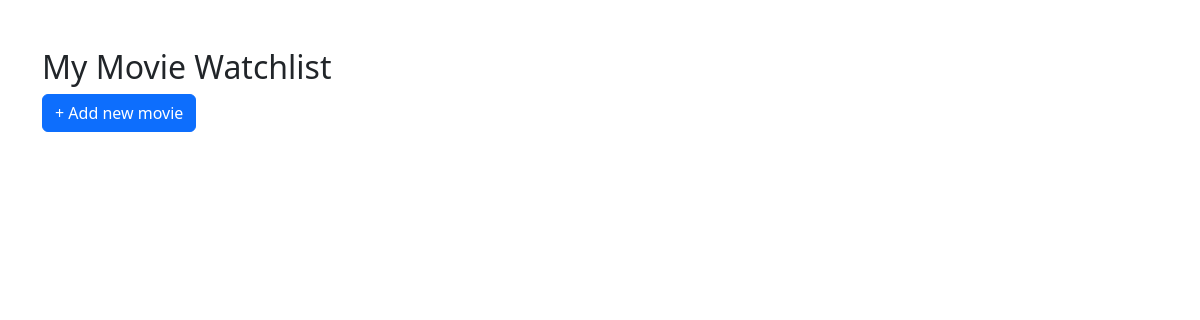
Before: /movies with the older database file.
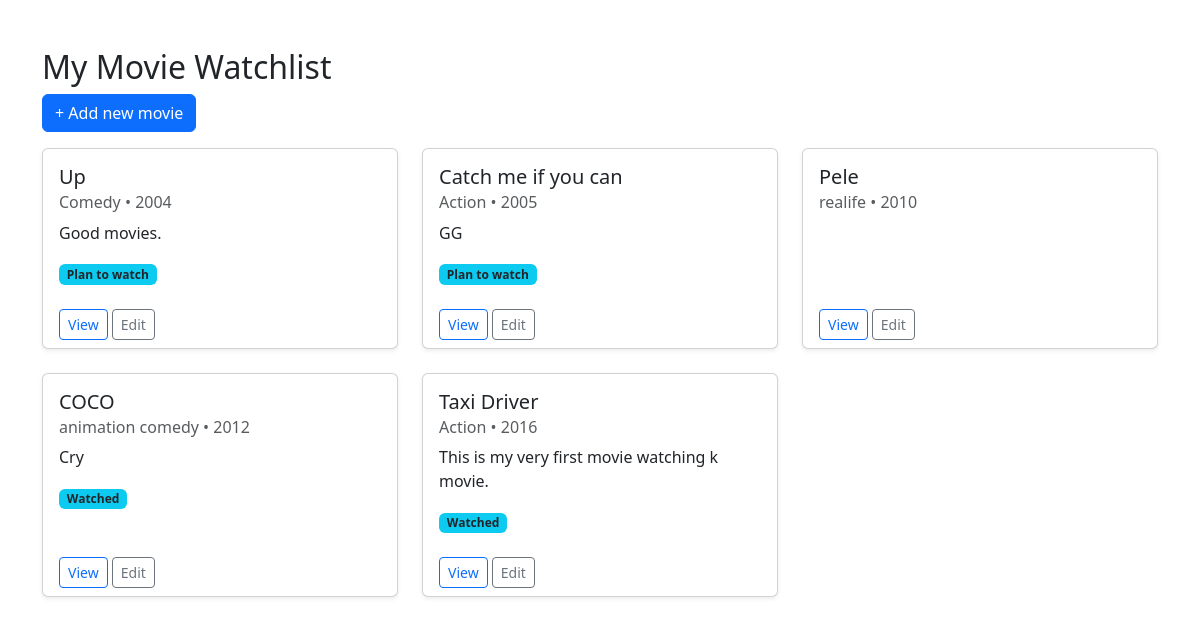
After: the same page with the newer database file.
### tables this page shows
CREATE TABLE movies (
            id INTEGER PRIMARY KEY AUTOINCREMENT,
            title TEXT NOT NULL,
            genre TEXT,
            release_year INTEGER,
            rating INTEGER,
            status TEXT NOT NULL,
            notes TEXT
        );

### endpoint/movies.py (the view)
@movies_bp.route('/movies', methods=['GET', 'POST'])
def index():
    movies = get_all_movies_service()
    return render_template('index.html', movies=movies)

### business_logic/movie_service.py (called while the page is built)
def get_all_movies_service():
    conn = get_db_connection()
    movies = conn.execute('SELECT * FROM movies').fetchall()
    conn.close
    return movies

### data_access/movie_repository.py (called while the page is built)
def get_db_connection():
    conn = sqlite3.connect(DATABASE)
    conn.row_factory = sqlite3.Row
    return conn

### templates/index.html (shortened to what this page needs)
<!DOCTYPE html>
<html lang="en">
<head>
    <link href="https://cdn.jsdelivr.net/npm/bootstrap@5.3.0/dist/css/bootstrap.min.css" rel="stylesheet">
</head>
<body class="container mt-5">
    <h2>My Movie Watchlist</h2>
    <a href="{{ url_for('movies.create') }}" class="btn btn-primary mb-3"> + Add new movie</a>
    <div class="row">
    {% for movie in movies %}
    <div class="col-md-4 mb-4">
        <div class="card h-100 shadow-sm">
            <div class="card-body">
                <h5 class="card-title">{{ movie['title'] }}</h5>
                <h6 class="card-subtitle mb-2 text-muted">{{ movie['genre'] }} • {{ movie['release_year'] }}</h6>
                <p class="card-text">{{ movie['notes'] }}</p>
                <span class="badge bg-info text-dark">{{ movie['status'] }}</span>
            </div>
            <div class="card-footer bg-transparent border-top-0">
                <a href="/movies/view/{{ movie['id'] }}" class="btn btn-sm btn-outline-primary">View</a>
                <a href="/movies/edit/{{ movie['id'] }}" class="btn btn-sm btn-outline-secondary">Edit</a>
            </div>
        </div>
    </div>
    {% endfor %}
</div>
</body>
</html>

Changed rows visible on the page:
added movies: title "Up", genre "Comedy", release_year "2004", notes "Good movies.", status "Plan to watch"
added movies: title "Catch me if you can", genre "Action", release_year "2005", notes "GG", status "Plan to watch"
added movies: title "Pele", genre "realife", release_year "2010"
added movies: title "COCO", genre "animation comedy", release_year "2012", notes "Cry", status "Watched"
added movies: title "Taxi Driver", genre "Action", release_year "2016", notes "This is my very first movie watching k movie.", status "Watched"
